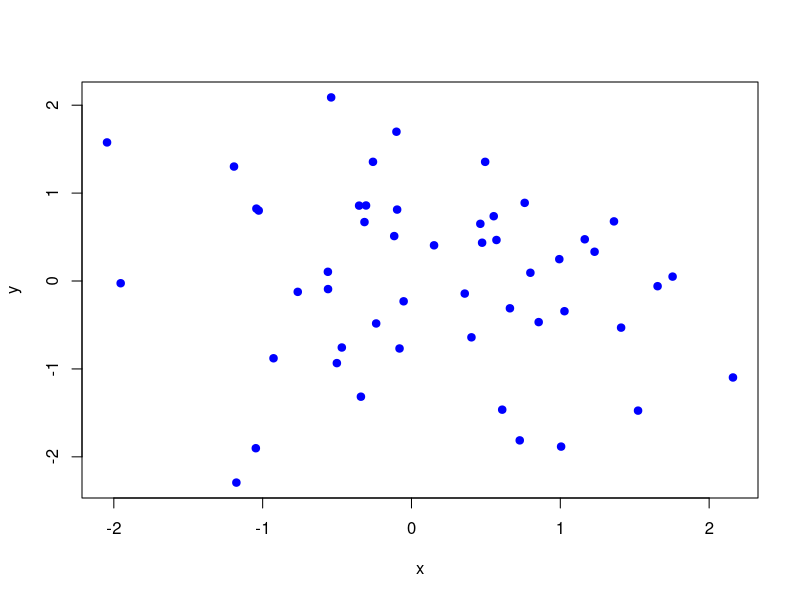
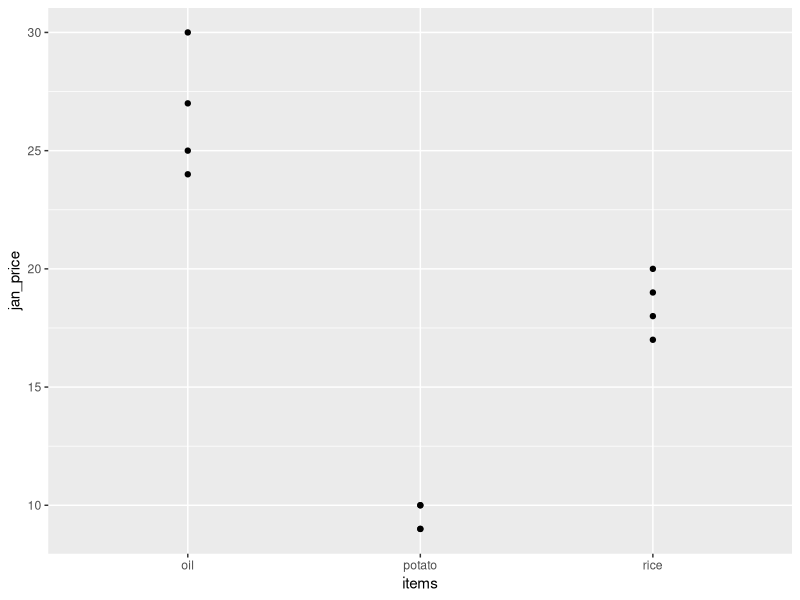
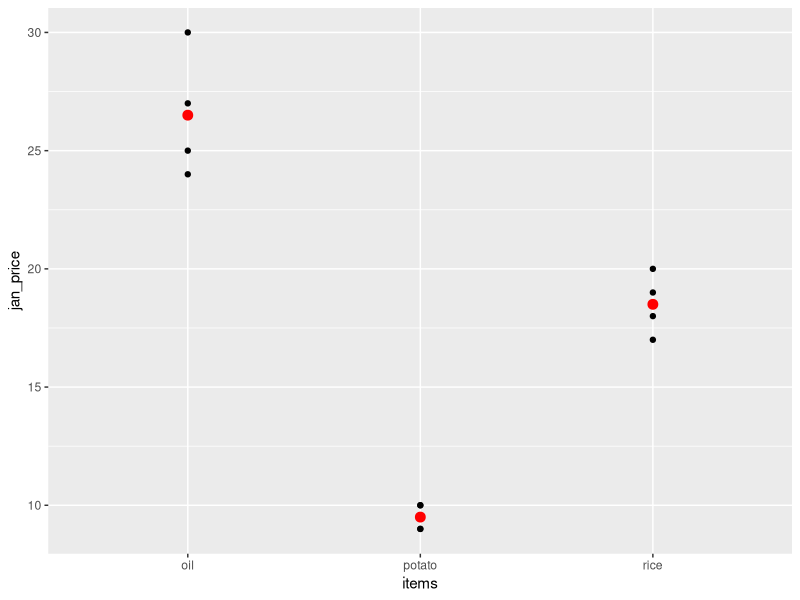
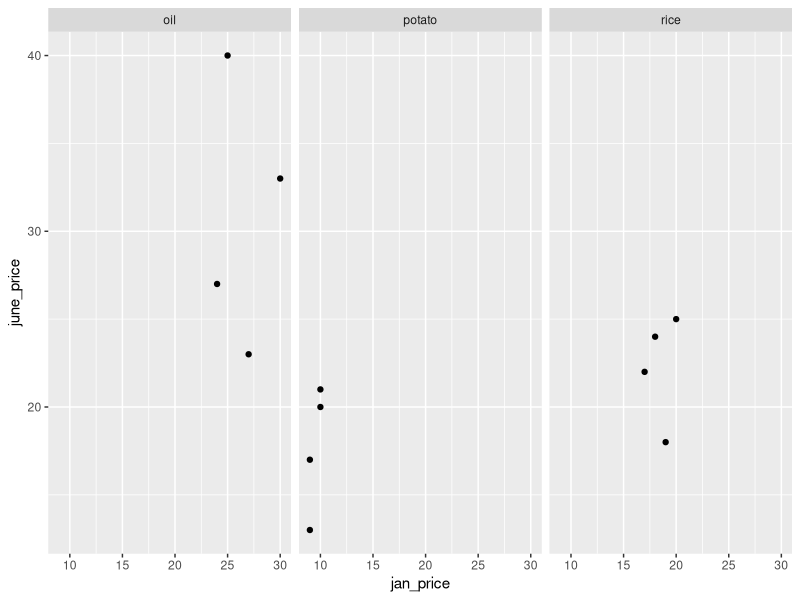
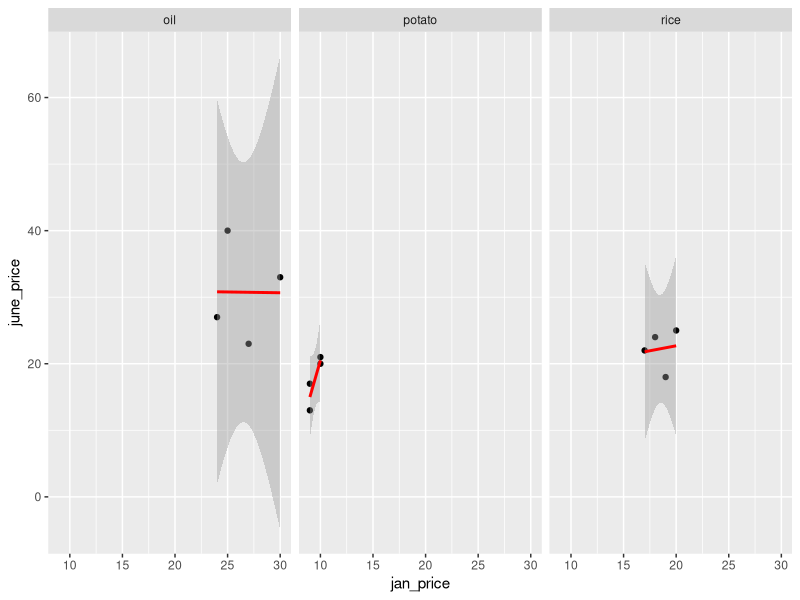

R code for these plots, in order:
# Vector
val = c(1, 2, 3, 4, 5,  6)
x = c(1, 2.0, 3.0, 4, 5, "Hello", "OK")
# Check class
class(x)
# label vectors
temperature = c(morning = 20, before_noon = 23, after_noon = 25, evening = 22, night =  18)

# Basic operations with vector
jan_price = c(10, 20, 30)
increase = c(1, 2, 3)
mar_price = jan_price + increase
june_price = c(20, 25, 33)

# Matrix
matrix(jan_price, mar_price, june_price)
all_prices = matrix(c(jan_price, mar_price, june_price), nrow= 3)
all_prices

all_prices2 = matrix(c(jan_price, mar_price, june_price), nrow= 3, byrow = TRUE)
all_prices2

items = c("potato", "rice", "oil")
class(items)

# Array
# Create six vectors
jan_2018 = c(10, 11, 20)
mar_2018 = c(20, 22, 25)
june_2018 = c(30, 33, 33)
jan_2017 = c(10, 10, 17)
mar_2017 = c(18, 23, 21)
june_2017 = c(25, 31, 35)

# Now combine these vectors into array
combined = array(c(jan_2018, mar_2018, june_2018, jan_2017, mar_2017, june_2017),dim = c(3,3,2))
combined

# Dataframe
all_prices3 = data.frame(items, jan_price, mar_price, june_price)
all_prices3

all_prices3$mar_price

# Deleting first item from all_prices3 and save it as all_prices4 
all_prices4 = all_prices3[-1]
all_prices4

# Add a row using rbind()
pen = c(3, 4, 3.5)
all_prices4 = rbind(all_prices4, pen)
all_prices4

# Add a column using cbind()
aug_price = c(22, 24, 31, 5)
all_prices4 = cbind(all_prices4, aug_price)
all_prices4
# or

all_prices3[["mar_price"]]
all_prices3[2, 3]

# list
all_prices_list = list(items, jan_price, mar_price, june_price)
all_prices_list

# Now suppose, we add price of egg to items and we also add prices for jan_price and mar_price and not for june_price. 

items = c("potato", "rice", "oil", "egg")
jan_price = c(10, 20, 30, 15)
mar_price = c(11, 22, 33, 18)

# Now items, jan_price and mar_price have 4 elements whereas june_price have 3 elements. So, we can't use dataframe in 
# this case to store all of these values in a single variable. Not to worry, lists is to rescue here. Using list, we can
# get almost all the advantages of dataframe in addition to its capacity of storing different set of elements (columns in
# case of dataframe) with different lengths.

all_prices_list2 = list(items, jan_price, mar_price, june_price)
all_prices_list2


all_prices_list2[2]
class(all_prices_list2[2])

all_prices_list2[[2]]
class(all_prices_list2[[2]])


# Looping in R
jan = all_prices4$jan_price
for(price in jan){
  print(price^2)
}

# Functions
square = function(data){
  for(price in jan){
    print(price^2)
  }
}

square(all_prices4$jan_price)

power_function = function(data, power){
  for(price in data){
    print(price^power)
  }
}

power_function(all_prices4$june_price, 4)

power_function2 = function(data, power){
  data^power
}

# apply
all_prices
apply(all_prices, 1, sd)
apply(all_prices, 2, sum)

# lapply]
# applying power_function2 on every element of june_price column of all_prices4 dataframe
lapply(all_prices4$june_price, power_function2, 4)

# Returning a vector after using lapply
unlist(lapply(all_prices4$june_price, power_function2, 4))


combined2 = list(matrix(c(jan_2018, mar_2018, june_2018), nrow = 3), 
                 matrix(c(jan_2017, mar_2017, june_2017), nrow = 3))
combined2

lapply(combined2, "[", 2, )

# sapply
# use sapply to apply a function over all elements of june_price and to return the result as a vector
sapply(all_prices4$june_price, power_function2, 4)


# tapply
# Define a dataframe for prices of different items in different months in different years
all_prices = data.frame(items = rep(c("potato", "rice", "oil"), 4), 
                        jan_price = c(10, 20, 30, 10, 18, 25, 9, 17, 24, 9, 19, 27), 
                        mar_price = c(11, 22, 33, 13, 25, 32, 12, 21, 33, 15, 27, 39), 
                        june_price = c(20, 25, 33, 21, 24, 40, 17, 22, 27, 13, 18, 23)
                        )
all_prices


# First convert items column to factor so that wer can use tapply()
all_prices$items = factor(all_prices$items)
str(all_prices)
tapply(all_prices$mar_price, factor(all_prices$items), mean)

# Make a scatter plot
# Simulate 50 normal random numbers and store as x
x = rnorm(50)
y = rnorm(50)
# pch = 19 stands for filled dot
plot(x, y, pch = 19, col = 'blue')

str(all_prices)
library(ggplot2)
ggplot(all_prices, aes(x = items, y = jan_price)) +
  geom_point()

ggplot(all_prices, aes(x = items, y = jan_price)) +
  geom_point() +
  geom_point(stat = "summary", fun.y = "mean", colour = "red", size = 3)

# Faceted plot
ggplot(all_prices, aes(x = jan_price, y = june_price)) +
  geom_point() +
  facet_grid(. ~ items) 

# Faceted scatter plots with linear model fit and confidence interval
ggplot(all_prices, aes(x = jan_price, y = june_price)) +
  geom_point() +
  facet_grid(. ~ items) +
  # se = TRUE inside stat_smooth() shows
  stat_smooth(method = "lm", se = TRUE, col = "red")